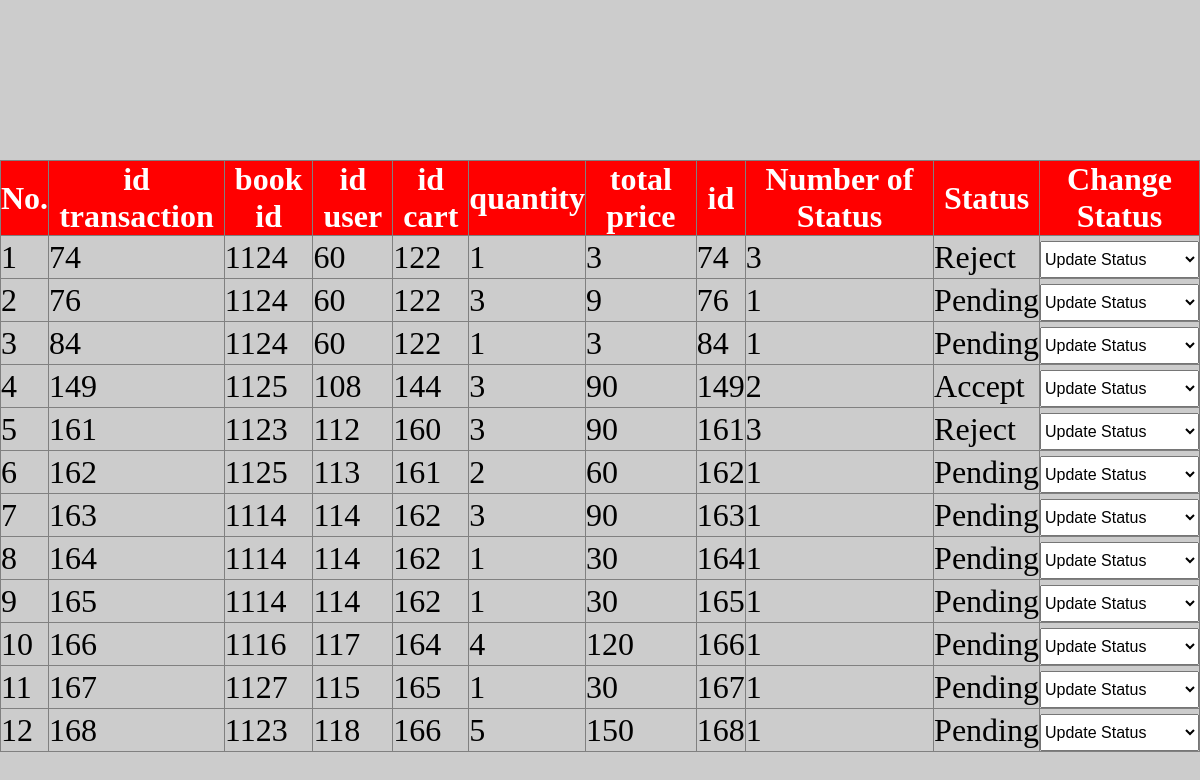
The app's page /BUAT_UAS_PHP/integrasistatuspembayaran.php with its own data.
### tables this page shows
CREATE TABLE `transaction_item` (
  `id` int(11) NOT NULL,
  `book_id` int(11) NOT NULL,
  `id_user` int(10) NOT NULL,
  `id_cart` int(11) NOT NULL,
  `qty` int(11) NOT NULL,
  `total_price` int(11) NOT NULL,
  `Address` varchar(250) NOT NULL,
  `status` int(10) NOT NULL DEFAULT 1
);

### BUAT_UAS_PHP/integrasistatuspembayaran.php (the view, shortened to what this page needs)
<?php
 $servername = "localhost";
$database = "bookoeme_wp377";
$username = "bookoeme_rhei";
$password = "}uYx%h7qVpC7";
$con = mysqli_connect($servername, $username, $password, $database);
mysqli_select_db($con, $database) or die("Database belum siap");
 $sql=mysqli_query($con,"select * from transaction_item");
 ?>
 <!DOCTYPE html>
 <html>
 <head>
 </head>
 <body>
 <div class="container">
      <table border="1">
           <tr>
                <th>No.</th>
                <th>id transaction</th>
                <th>book id</th>
                <th>id user</th>
                <th>id cart</th>
                <th>quantity</th>
                <th>total price</th>
                <th>id</th>
                <th>Number of Status</th>
                <th>Status</th>
                <th>Change Status</th>
           </tr>
           <?php
           $i=1;
           if (mysqli_num_rows($sql)>0) {
                 while ($row=mysqli_fetch_assoc($sql)) { ?>
                 <tr>
                      <td><?php echo $i++ ?></td>
                      <td><?php echo $row['id'] ?></td>
                      <td><?php echo $row['book_id'] ?></td>
                      <td><?php echo $row['id_user'] ?></td>
                      <td><?php echo $row['id_cart'] ?></td>
                      <td><?php echo $row['qty'] ?></td>
                      <td><?php echo $row['total_price'] ?></td>
                      <td><?php echo $row['id'] ?></td>
                      <td><?php echo $row['status'] ?></td>
                      <td>
                           <?php
                           if ($row['status']==1) {
                                echo "Pending";
                           }if ($row['status']==2) {
                                echo "Accept";
                           }if ($row['status']==3) {
                                echo "Reject";
                           }
                           ?>
                      </td>
                      <td>
                           <select onchange="status_update(this.options[this.selectedIndex].value,'<?php echo $row['id'] ?>')">
                                <option value="">Update Status</option>
                           </select>
                      </td>
                 </tr>
           <?php      }
            } ?>
      </table>
 </div>
 </body>
 </html>

### BUAT_UAS_PHP/integrasistatuspembayaran.php (style rules this page uses)
* { padding: 0; margin: 0; box-sizing: border-box; }
body { background: #ccc; display: flex; justify-content: center; }
.container { width: 100%; max-width: 1400px; margin: 10rem auto; }
.container table { width: 100%; margin: auto; border-collapse: collapse; font-size: 2rem; }
.container table th { background: red; color: #fff; }
select { width: 100%; padding: 0.5rem 0; font-size: 1rem; }

### records on screen
transaction_item: id "74", book "1124", id_user "60", id_cart "122", qty "1", total_price "3", status "3", shows "Reject"
transaction_item: id "76", book "1124", id_user "60", id_cart "122", qty "3", total_price "9", status "1", shows "Pending"
transaction_item: id "84", book "1124", id_user "60", id_cart "122", qty "1", total_price "3", status "1", shows "Pending"
transaction_item: id "149", book "1125", id_user "108", id_cart "144", qty "3", total_price "90", status "2", shows "Accept"
transaction_item: id "161", book "1123", id_user "112", id_cart "160", qty "3", total_price "90", status "3", shows "Reject"
transaction_item: id "162", book "1125", id_user "113", id_cart "161", qty "2", total_price "60", status "1", shows "Pending"
transaction_item: id "163", book "1114", id_user "114", id_cart "162", qty "3", total_price "90", status "1", shows "Pending"
transaction_item: id "164", book "1114", id_user "114", id_cart "162", qty "1", total_price "30", status "1", shows "Pending"
transaction_item: id "165", book "1114", id_user "114", id_cart "162", qty "1", total_price "30", status "1", shows "Pending"
transaction_item: id "166", book "1116", id_user "117", id_cart "164", qty "4", total_price "120", status "1", shows "Pending"
transaction_item: id "167", book "1127", id_user "115", id_cart "165", qty "1", total_price "30", status "1", shows "Pending"
transaction_item: id "168", book "1123", id_user "118", id_cart "166", qty "5", total_price "150", status "1", shows "Pending"
